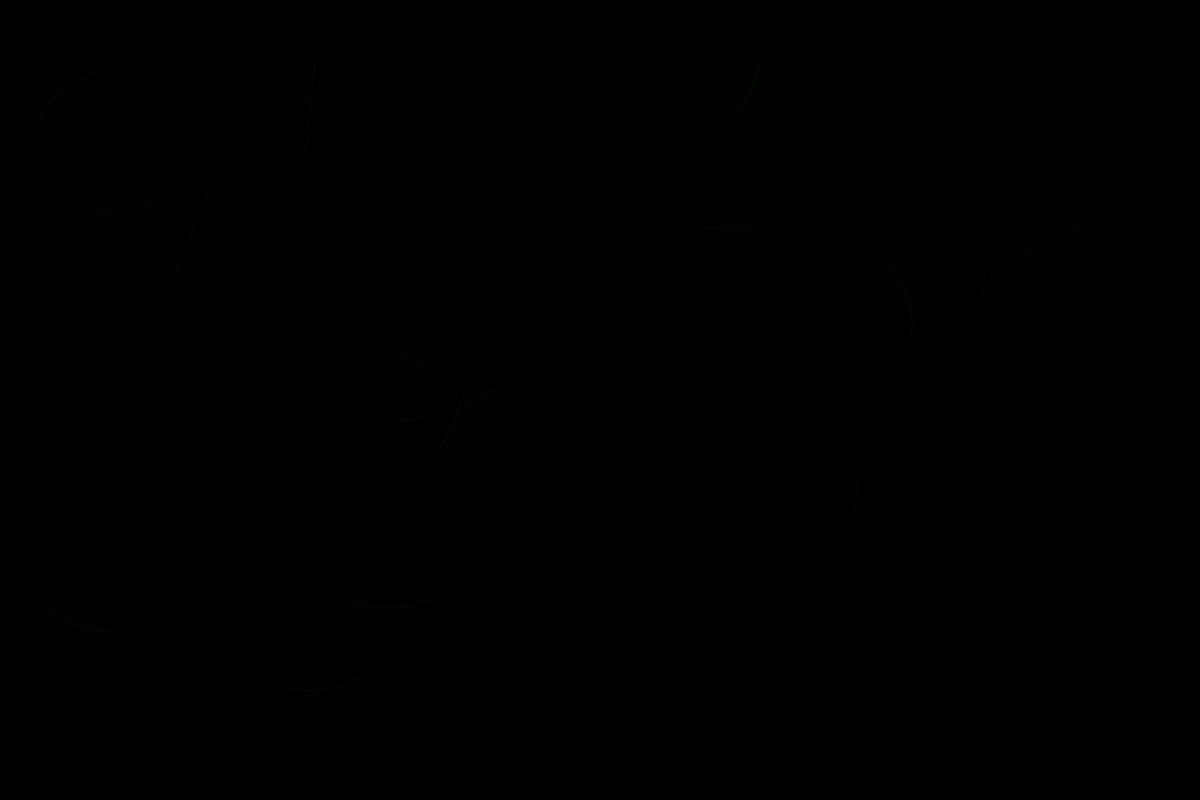
Frame 1 (no input)
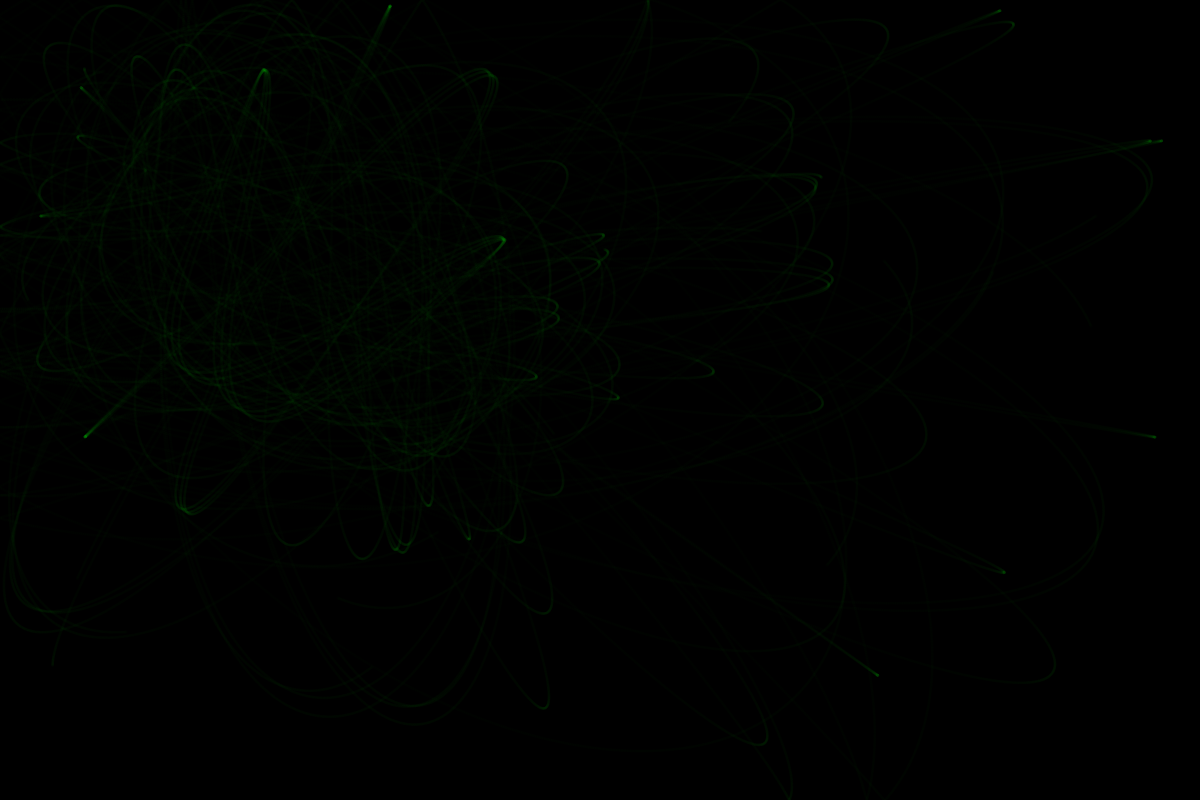
Frame 60 (the mouse pressed at the canvas centre just before this capture)
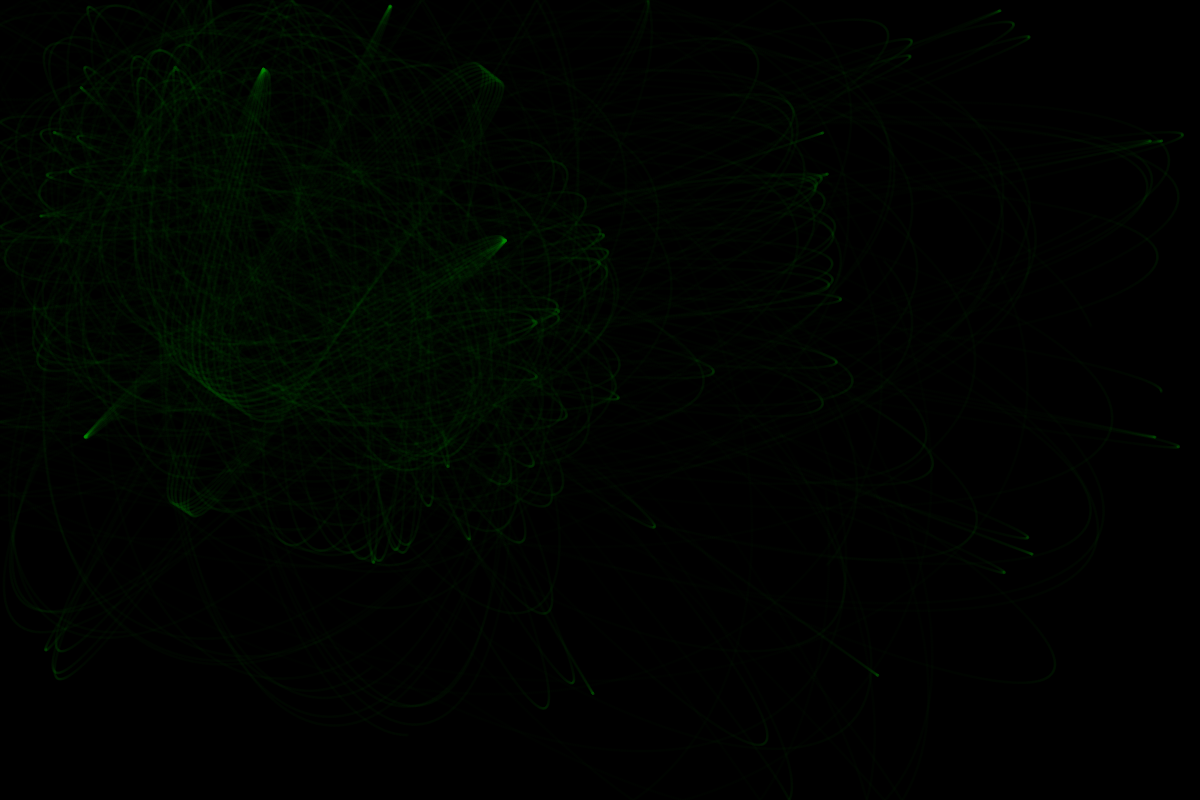
Frame 120 (the mouse held since frame 60 and released just before this capture)

The Processing sketch that drew these frames (run headless with seeded random() and noise(); from frame 60 on, the mouse is pressed at the canvas centre):

// Processing sketch: AttractionRepulsion
// ── AttractionRepulsion.pde
int runners = 20;
int goals = 2;

part[] p = new part[runners];

attr[] a = new attr[goals];
void setup() {
  size(1200, 800);
  //fullScreen();

  for (int i = 0; i < p.length; i++) {
    int x = int(random(50, width-50));
    int y = int(random(50, height-50));

    p[i]=new part(x, y);
  }
  for (int i = 0; i < a.length; i++) {
    int x = int(random(100, width-100));
    int y = int(random(100, height-100));
    a[i]=new attr(x, y);
  }

  background(0);
}

int count = 0;

void draw() {
  
  for (int t=0; t<=50; t++) {
    noStroke();
    for (int i =0; i<p.length; i++) {
      for (int j =0; j<a.length; j++) {
        p[i].show(a[j]);
      }
    }


    //for (int i =0; i<a.length; i++) {
    //  a[i].show();
    //}
  }
  if(count >= 10000)
    noLoop();
   else
     count++;
}




class part {
  //green
  int siz = 3;
  PVector pos;
  PVector vel;
  PVector acc;

  part(int x, int y) {
    pos = new PVector(x, y);
    vel = new PVector().random2D();
    acc = new PVector();
  }

  void show(attr target) {
    fill(0, 200, 0, 3);
    ellipse(pos.x, pos.y, siz, siz);
    vel.add(acc);
    pos.add(vel);
    this.acc.mult(0);
    PVector force = PVector.sub(target.pos, pos);
    float dirSqr = force.magSq();
    dirSqr = constrain(dirSqr, 25, 800);
    float G = 6.67;
    float strength = G / dirSqr;
    force.setMag(strength);
    this.acc.add(force);

    if (pos.x>width || pos.x<0) {
      vel.x*=-1;
    }
    if (pos.y>height || pos.y<0) {
      vel.y*=-1;
    }
  }
}



class attr {
  //red
  int siz = 3;
  PVector pos;

  attr(int x, int y) {
    pos = new PVector(x, y);
  }
  void show() {
    fill(200, 0, 0);
    ellipse(pos.x, pos.y, siz, siz);
  }
}
